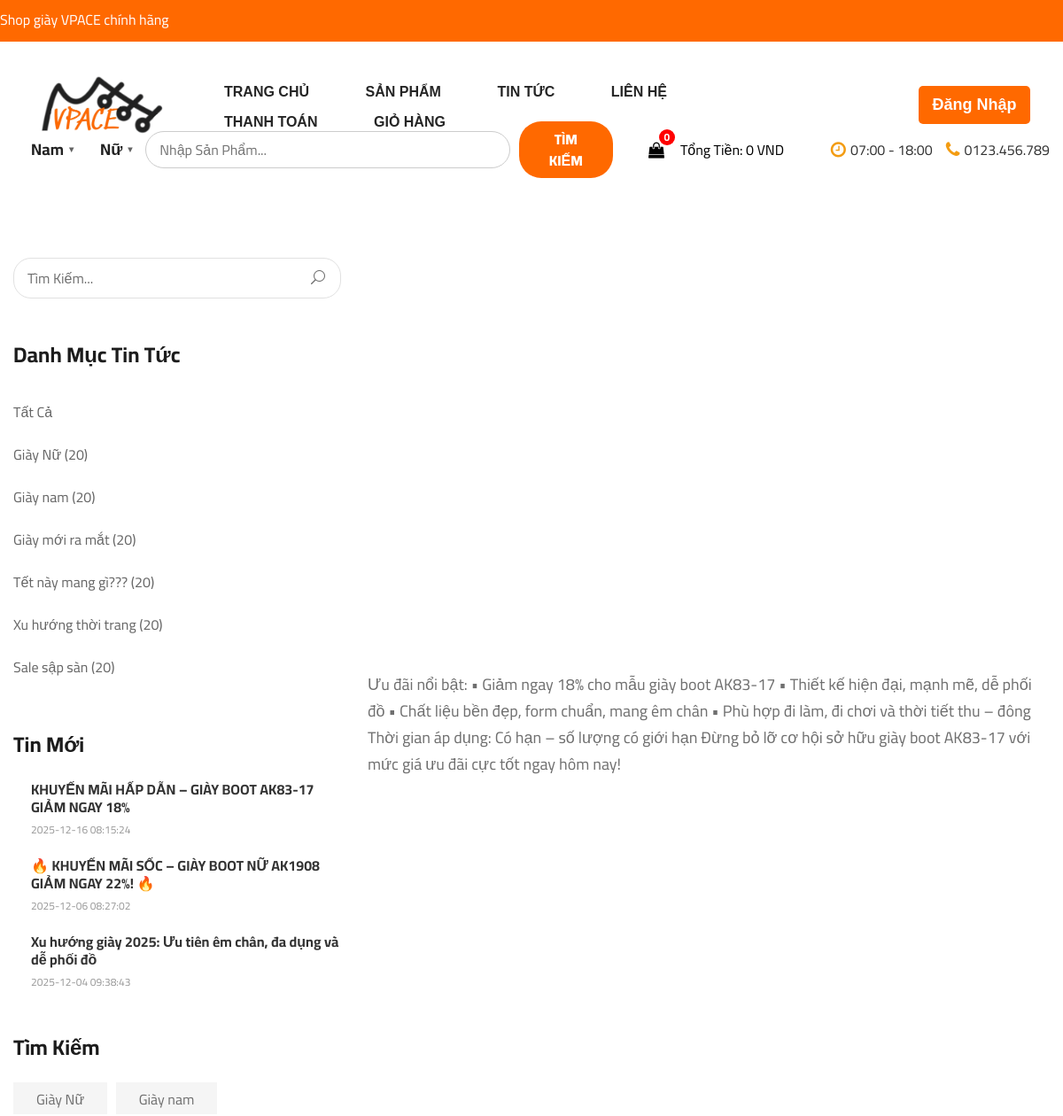
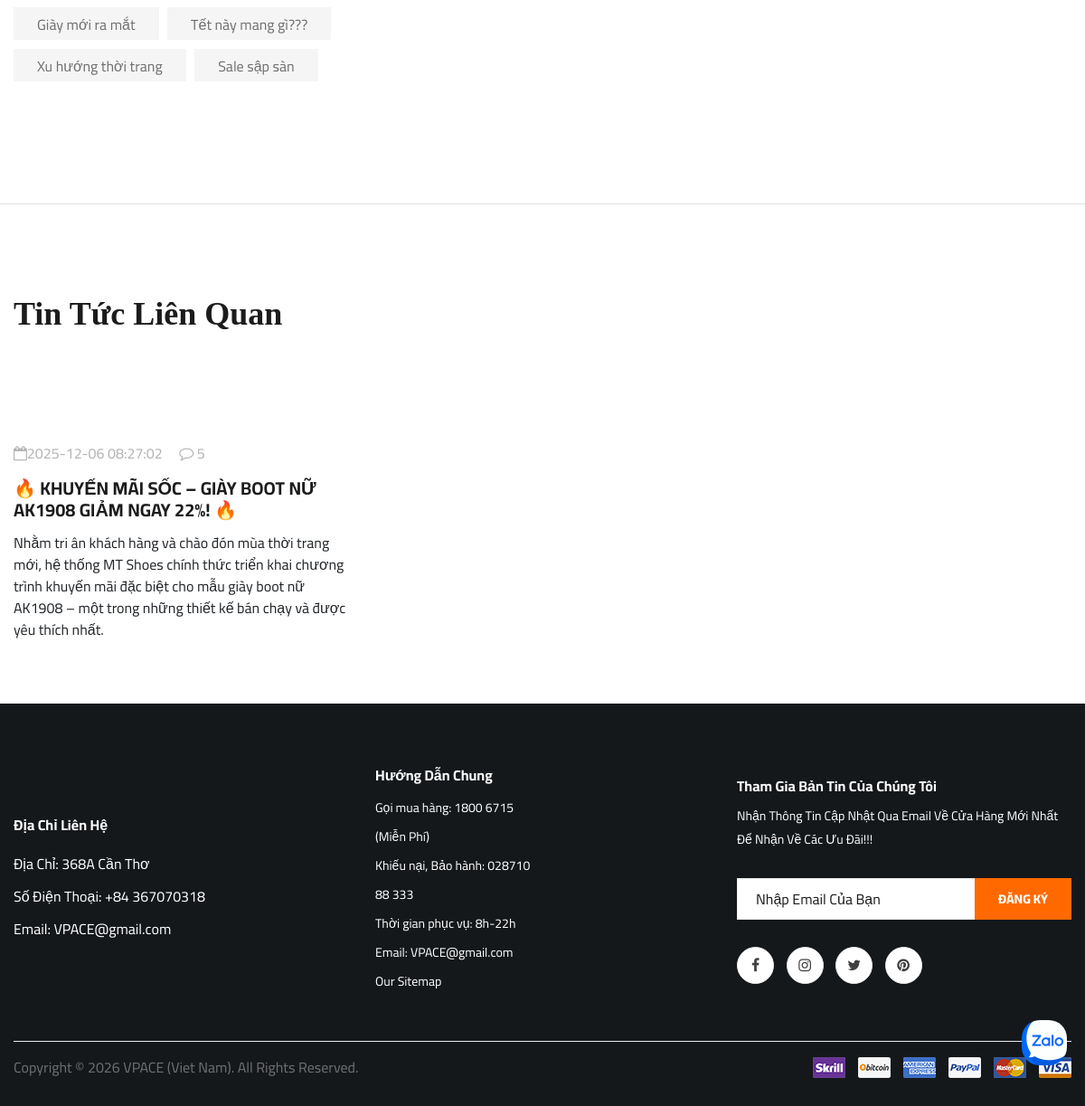
/user/blogdetail.php?id=7, run on the app's committed database (2 pictures, top to bottom).
### tables this page shows
CREATE TABLE `newscategory` (
  `id` int(11) NOT NULL,
  `name` varchar(255) NOT NULL,
  `slug` varchar(255) NOT NULL,
  `status` varchar(50) DEFAULT NULL,
  `created_at` timestamp NOT NULL DEFAULT current_timestamp(),
  `updated_at` timestamp NOT NULL DEFAULT current_timestamp() ON UPDATE current_timestamp()
);

CREATE TABLE `news` (
  `id` int(11) NOT NULL,
  `title` varchar(255) NOT NULL,
  `slug` varchar(255) NOT NULL,
  `thumbnails` varchar(500) DEFAULT NULL,
  `summary` longtext DEFAULT NULL,
  `description` longtext DEFAULT NULL,
  `newscategory_id` int(11) DEFAULT NULL,
  `status` varchar(50) DEFAULT NULL,
  `created_at` timestamp NOT NULL DEFAULT current_timestamp(),
  `updated_at` timestamp NOT NULL DEFAULT current_timestamp() ON UPDATE current_timestamp()
);

### user/blogdetail.php (the view, shortened to what this page needs)
<?php
require_once('modules/header.php');
require("./db/connect.php");
$idsp = $_GET['id'];
$sql_str = "select * from news where id = $idsp";
$result = mysqli_query($conn, $sql_str);
$row = mysqli_fetch_assoc($result);
?>
<section class="blog-details spad">
    <div class="container">
        <div class="row">
            <div class="col-lg-4 col-md-5 order-md-1 order-2">
                <div class="blog__sidebar">
                    <div class="blog__sidebar__search">
                        <form action="#">
                            <input type="text" placeholder="Tìm Kiếm...">
                            <button type="submit"><span class="icon_search"></span></button>
                        </form>
                    </div>
                    <div class="blog__sidebar__item">
                        <h4>Danh Mục Tin Tức</h4>
                        <ul>
                            <li><a href="#">Tất Cả</a></li>
                            <?php
                            $sql_str2 = "select * from newscategory order by id";
                            $result2 = mysqli_query($conn, $sql_str2);
                            while ($row2 = mysqli_fetch_assoc($result2)) {
                                ?>
                            <li><a href="#"><?= $row2['name'] ?> (20)</a></li>
                            <?php } ?>
                        </ul>
                    </div>
                    <div class="blog__sidebar__item">
                        <h4>Tin Mới</h4>
                        <div class="blog__sidebar__recent">
                            <?php
                            $sql_str3 = "select * from news order by created_at desc limit 0,3";
                            $result3 = mysqli_query($conn, $sql_str3);
                            while ($row3 = mysqli_fetch_assoc($result3)) {
                                ?>
                            <a href="#" class="blog__sidebar__recent__item">
                                <div class="blog__sidebar__recent__item__text">
                                    <h6><?= $row3['title'] ?></h6>
                                    <span><?= $row3['created_at'] ?></span>
                                </div>
                            </a>
                            <?php } ?>
                        </div>
                    </div>
                    <div class="blog__sidebar__item">
                        <h4>Tìm Kiếm</h4>
                        <div class="blog__sidebar__item__tags">
                            <?php
                            $sql_str = "select * from newscategory order by id";
                            $result2 = mysqli_query($conn, $sql_str);
                            while ($row2 = mysqli_fetch_assoc($result2)) { ?>
                            <a href="#"><?= $row2['name'] ?></a>
                            <?php } ?>
                        </div>
                    </div>
                </div>
            </div>
            <div class="col-lg-8 col-md-7 order-md-1 order-1">
                <div class="blog__details__text">
                    <p><?= $row['description'] ?></p>
                </div>
            </div>
        </div>
    </div>
</section>
<section class="related-blog spad">
    <div class="container">
        <div class="row">
            <div class="col-lg-12">
                <div class="section-title related-blog-title">
                    <h2>Tin Tức Liên Quan</h2>
                </div>
            </div>
        </div>
        <div class="row">
            <?php
            $sql_str4 = "select * from news where newscategory_id=" . $row
            ["newscategory_id"] . " and id <> " . $row['id'];
            $result4 = mysqli_query($conn, $sql_str4);
            while ($row4 = mysqli_fetch_assoc($result4)) {
                ?>
            <div class="col-lg-4 col-md-4 col-sm-6">
                <div class="blog__item">
                    <div class="blog__item__pic">
                    </div>
                    <div class="blog__item__text">
                        <ul>
                            <li><i class="fa fa-calendar-o"></i><?= $row4['created_at'] ?></li>
                            <li><i class="fa fa-comment-o"></i> 5</li>
                        </ul>
                        <h5><a href="blogdetail.php?id=<?= $row4['id'] ?>"><?= $row4['title'] ?></a></h5>
                        <?= $row4['summary'] ?>
                    </div>
                </div>
            </div>
            <?php } ?>
        </div>
    </div>
</section>
<?php require_once('modules/footer.php'); ?>

### user/assets/css/style.css (style rules this page uses)
html, body { height: 100%; font-family: "Cairo", sans-serif; -webkit-font-smoothing: antialiased; font-smoothing: antialiased; }
h1, h2, h3, h4, h5, h6 { margin: 0; color: #111111; font-weight: 400; font-family: "Cairo", sans-serif; }
h2 { font-size: 36px; }
h4 { font-size: 24px; }
h5 { font-size: 18px; }
h6 { font-size: 16px; }
p { font-size: 16px; font-family: "Cairo", sans-serif; color: #6f6f6f; font-weight: 400; line-height: 26px; margin: 0 0 15px 0; }
ul, ol { padding: 0; margin: 0; }
.section-title { margin-top: 30px; margin-bottom: 30px; text-align: left; }
.section-title h2 { color: #1c1c1c; font-weight: 800; font-family: Cambria, Cochin, Georgia, Times, 'Times New Roman', serif; position: relative; }
.spad { padding-bottom: 100px; }
.blog__item { margin-bottom: 60px; }
.blog__item__text { padding-top: 25px; }
.blog__item__text ul { margin-bottom: 15px; }
.blog__item__text ul li { font-size: 16px; color: #b2b2b2; list-style: none; display: inline-block; margin-right: 15px; }
.blog__item__text ul li:last-child { margin-right: 0; }
.blog__item__text h5 { margin-bottom: 12px; }
.blog__item__text h5 a { font-size: 20px; color: #1c1c1c; font-weight: 700; }
.blog__sidebar { padding-top: 50px; }
.blog__sidebar__item { margin-bottom: 50px; }
.blog__sidebar__item h4 { color: #1c1c1c; font-weight: 700; margin-bottom: 25px; }
.blog__sidebar__item ul li { list-style: none; }
.blog__sidebar__item ul li a { font-size: 16px; color: #666666; line-height: 48px; -webkit-transition: all, 0.3s; -moz-transition: all, 0.3s; -ms-transition: all, 0.3s; -o-transition: all, 0.3s; transition: all, 0.3s; }
.blog__sidebar__search { margin-bottom: 50px; }
.blog__sidebar__search form { position: relative; }
.blog__sidebar__search form input { width: 100%; height: 46px; font-size: 16px; color: #6f6f6f; padding-left: 15px; border: 1px solid #e1e1e1; border-radius: 20px; }
.blog__sidebar__search form input::placeholder { color: #6f6f6f; }
.blog__sidebar__search form button { font-size: 16px; color: #6f6f6f; background: transparent; border: none; position: absolute; right: 0; top: 0; height: 100%; padding: 0px 18px; }
.blog__sidebar__recent .blog__sidebar__recent__item { display: block; }
.blog__sidebar__recent .blog__sidebar__recent__item:last-child { margin-bottom: 0; }
.blog__sidebar__recent__item { overflow: hidden; margin-bottom: 20px; }
.blog__sidebar__recent__item__text { overflow: hidden; }
.blog__sidebar__recent__item__text h6 { font-weight: 700; color: #333333; line-height: 20px; margin-bottom: 5px; }
.blog__sidebar__recent__item__text span { font-size: 12px; color: #999999; text-transform: uppercase; }
.blog__sidebar__item__tags a { font-size: 16px; color: #6f6f6f; background: #f5f5f5; display: inline-block; padding: 7px 26px 5px; margin-right: 6px; margin-bottom: 10px; }
.related-blog { padding-top: 70px; padding-bottom: 10px; }
.related-blog-title { margin-bottom: 70px; }
.blog-details { padding-bottom: 75px; border-bottom: 1px solid #e1e1e1; }
.blog__details__text { margin-bottom: 45px; }
.blog__details__text p { font-size: 18px; line-height: 30px; }
@media only screen and (min-width: 1200px) { .container { max-width: 1400px; } }
a { color: #ccc; text-decoration: none; background-color: transparent; font-size: 14px; }
.row { display: flex; align-items: center; justify-content: flex-start; }

### data on the page
newscategory: name "Giày Nữ"
newscategory: name "Giày nam"
newscategory: name "Giày mới ra mắt"
newscategory: name "Tết này mang gì???"
newscategory: name "Xu hướng thời trang"
newscategory: name "Sale sập sàn"
news: title "KHUYẾN MÃI HẤP DẪN – GIÀY BOOT AK83-17 GIẢM NGAY 18%", created_at "2025-12-16 08:15:24", description "Ưu đãi nổi bật: • Giảm ngay 18% cho mẫu giày boot AK83-17 • Thiết kế hiện đại, mạnh mẽ, dễ phối đồ • Chất liệu bền đẹp, form chuẩn, mang êm chân • Phù hợp đi làm, đi chơi và thời tiết thu – đông Thời gian áp dụng: Có hạn – số lượng có giới hạn Đừng bỏ lỡ cơ hội sở hữu giày boot AK83-17 với mức giá ưu đãi cực tốt ngay hôm nay!"
news: title "🔥 KHUYẾN MÃI SỐC – GIÀY BOOT NỮ AK1908 GIẢM NGAY 22%! 🔥", created_at "2025-12-06 08:27:02", summary "Nhằm tri ân khách hàng và chào đón mùa thời trang mới, hệ thống MT Shoes chính thức triển khai chương trình khuyến mãi đặc biệt cho mẫu giày boot nữ AK1908 – một trong những thiết kế bán chạy và được yêu thích nhất."
news: title "Xu hướng giày 2025: Ưu tiên êm chân, đa dụng và dễ phối đồ", created_at "2025-12-04 09:38:43"

### other printed values
$count "0"
$total "0"
